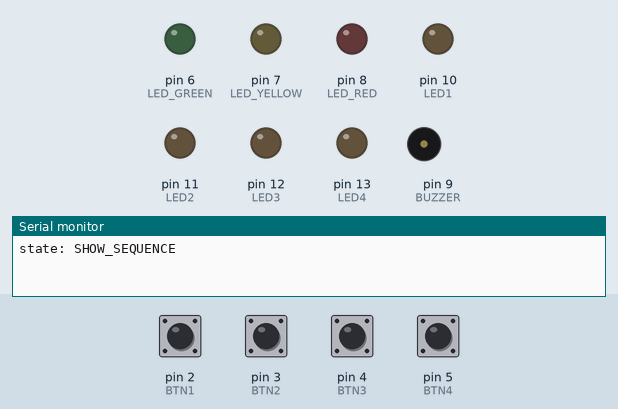
Bench run of a sketch on a simulated Arduino Uno, built with avr-gcc and run on an emulated ATmega328P. Parts: output pins drawn as LEDs (lit = HIGH), buzzer (waves = sounding), the last lines printed to the serial monitor. Dashed ring = blinking. The inputs (shaded band) are chosen by the test bench; at power-on: pin 2 (BTN1), pin 3 (BTN2), pin 4 (BTN3), pin 5 (BTN4) HIGH. Random numbers use the default seed unless the sketch sets one.

Above: at 4.3 s.
4.4 s: pin 2 (BTN1) pulled LOW for 0.15 s
At 6.7 s:
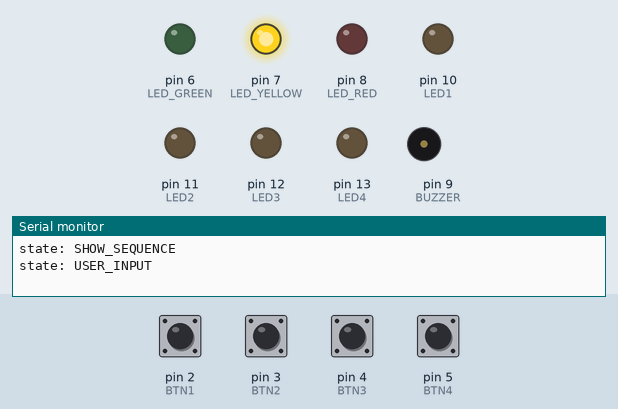
7.0 s: pin 4 (BTN3) pulled LOW for 0.15 s
At 8.25 s:
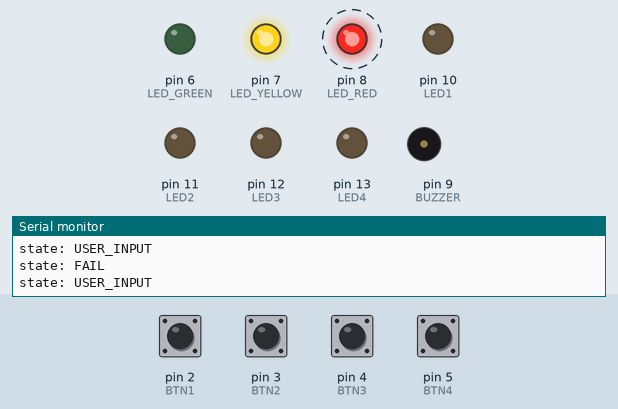
10.0 s: pin 2 (BTN1) pulled LOW for 1 s
At 10.4 s:
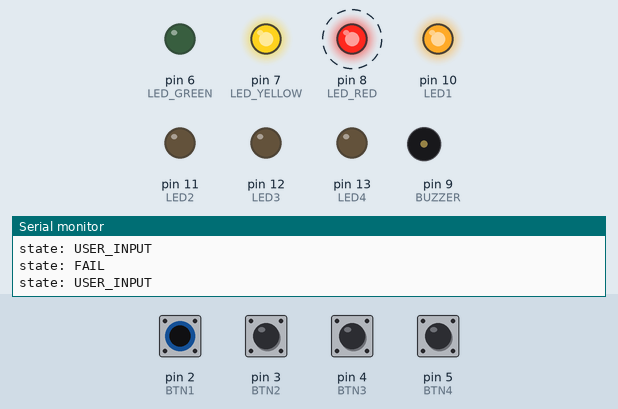
13.0 s: pin 5 (BTN4) pulled LOW for 1 s
At 13.4 s:
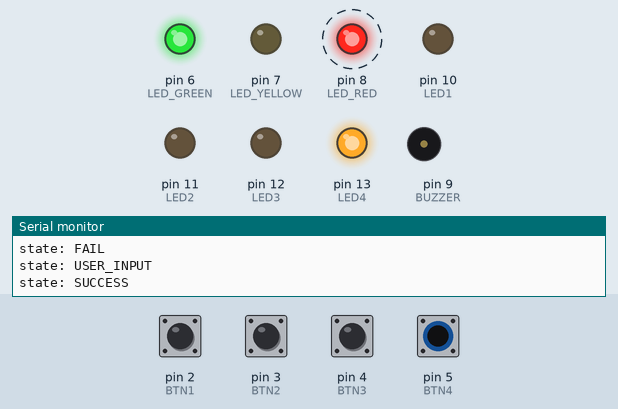
19.0 s: pin 3 (BTN2) pulsed LOW 5 times (0.12 s each, 0.3 s apart)
At 21.9 s:
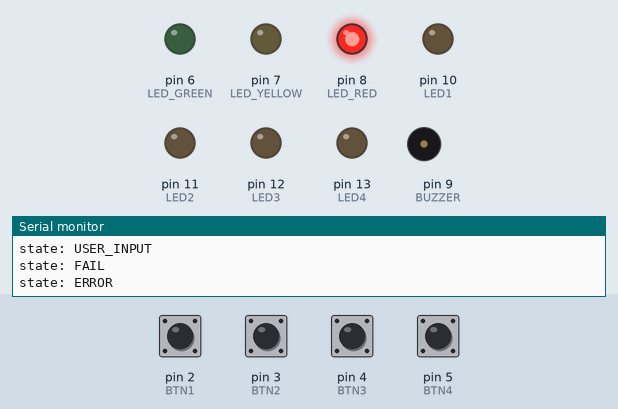
Timing chart, 0 to 23.2 s (numbered marks = the images above; inputs shaded):
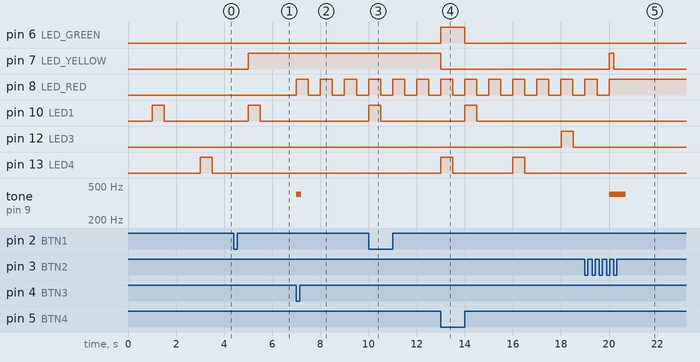

The sketch:

Ispit_SRV.ino
```cpp
#define BTN1 2
#define BTN2 3
#define BTN3 4
#define BTN4 5

#define LED1 10
#define LED2 11
#define LED3 12
#define LED4 13

#define LED_GREEN 6
#define LED_YELLOW 7
#define LED_RED 8

#define BUZZER 9

const byte ledPins[4] = { 10, 11, 12, 13 };

volatile unsigned long time = 0;
volatile unsigned long lastInterrupt = 0;

byte sequence[64];
byte seqLength = 2;

volatile byte buttonPressed = 0;

byte userIndex = 0;
byte attempts = 0;

unsigned long lastAction = 0;
unsigned long greenTime = 0;

volatile bool redBlink = false;
volatile bool redState = false;

byte showIndex = 0;
bool ledOn = false;

enum GameState {
  INIT,
  SHOW_SEQUENCE,
  USER_INPUT,
  SUCCESS,
  FAIL,
  ERROR
};

GameState state = INIT;

ISR(TIMER1_COMPA_vect) {
  time += 1;

  if (redBlink) {
    static unsigned long lastBlink = 0;

    if (time - lastBlink >= 1000 / (attempts + 1)) {
      redState = !redState;
      digitalWrite(LED_RED, redState);
      lastBlink = time;
    }
  }
}

// Dve vrste prekida zbog manjka pinova
void btn1ISR() {
  if (time - lastInterrupt < 200) return;

  buttonPressed = 1;
  lastInterrupt = time;
}
void btn2ISR() {
  if (time - lastInterrupt < 200) return;

  buttonPressed = 2;
  lastInterrupt = time;
}

ISR(PCINT2_vect) {
  if (time - lastInterrupt < 200) return;

  if (!digitalRead(BTN3)) buttonPressed = 3;
  if (!digitalRead(BTN4)) buttonPressed = 4;

  lastInterrupt = time;
}

void clearLeds() {
  for (byte i = 0; i < 4; i++)
    digitalWrite(ledPins[i], LOW);
}

void lightLed(byte num) {
  for (byte i = 0; i < 4; i++)
    digitalWrite(ledPins[i], (i == num - 1));
}

void setup() {
  pinMode(BTN1, INPUT_PULLUP);
  pinMode(BTN2, INPUT_PULLUP);
  pinMode(BTN3, INPUT_PULLUP);
  pinMode(BTN4, INPUT_PULLUP);

  pinMode(LED1, OUTPUT);
  pinMode(LED2, OUTPUT);
  pinMode(LED3, OUTPUT);
  pinMode(LED4, OUTPUT);

  pinMode(LED_GREEN, OUTPUT);
  pinMode(LED_YELLOW, OUTPUT);
  pinMode(LED_RED, OUTPUT);

  pinMode(BUZZER, OUTPUT);

  randomSeed(analogRead(A0));

  attachInterrupt(digitalPinToInterrupt(BTN1), btn1ISR, FALLING);
  attachInterrupt(digitalPinToInterrupt(BTN2), btn2ISR, FALLING);

  PCICR |= (1 << PCIE2);                      //PCIE2 -> Port D
  PCMSK2 |= (1 << PCINT20) | (1 << PCINT21);  //PCINT20 = 4, PCINT21 = 5

  //Timer
  noInterrupts();

  TCCR1A = 0;
  TCCR1B = 0;
  TCNT1 = 0;

  OCR1A = 249;

  TCCR1B |= (1 << WGM12);
  TCCR1B |= (1 << CS11) | (1 << CS10);

  TIMSK1 |= (1 << OCIE1A);

  interrupts();

  Serial.begin(9600);
}

void loop() {
  switch (state) {
    case INIT:

      for (int i = 0; i < seqLength; i++)
        sequence[i] = random(1, 5);

      userIndex = 0;
      attempts = 0;

      state = SHOW_SEQUENCE;
      Serial.println("state: SHOW_SEQUENCE");
      lastAction = time;

      break;

    case SHOW_SEQUENCE:

      if (time - lastAction > 1000) {
        lastAction = time;

        if (ledOn) {
          clearLeds();
        } else {
          lightLed(sequence[showIndex]);
          showIndex++;
        }

        ledOn = !ledOn;

        if (showIndex > seqLength) {
          showIndex = 0;
          userIndex = 0;
          ledOn = false;

          digitalWrite(LED_YELLOW, HIGH);
          state = USER_INPUT;
          Serial.println("state: USER_INPUT");
        }
      }

      break;

    case USER_INPUT:

      if (buttonPressed) {
        lightLed(buttonPressed);
        lastAction = time;
        if (buttonPressed == sequence[userIndex]) {
          userIndex++;

          if (userIndex == seqLength) {
            digitalWrite(LED_YELLOW, LOW);
            state = SUCCESS;
            Serial.println("state: SUCCESS");
            lastAction = time;
          }
        } else {
          digitalWrite(LED_YELLOW, LOW);
          state = FAIL;
          Serial.println("state: FAIL");
        }
        buttonPressed = 0;
      }
      if (time - lastAction > 500) {
        lastAction = time;
        clearLeds();
      }
      break;

    case SUCCESS:

      if (!greenTime) {
        greenTime = time;
        digitalWrite(LED_GREEN, HIGH);
      }
      else if (time - greenTime > 1000) {
        greenTime = 0;
        digitalWrite(LED_GREEN, LOW);

        sequence[seqLength] = random(1, 5);
        seqLength++;

        state = SHOW_SEQUENCE;
        Serial.println("state: SHOW_SEQUENCE");
      }

      break;

    case FAIL:
      clearLeds();
      tone(BUZZER, 400, 500);
      attempts++;

      if (attempts >= 3) {
        redBlink = false;
        digitalWrite(LED_RED, HIGH);
        state = ERROR;
        Serial.println("state: ERROR");
      } else {
        redBlink = true;

        showIndex = 0;
        userIndex = 0;
        digitalWrite(LED_YELLOW, HIGH);
        state = USER_INPUT;  // Show?
        Serial.println("state: USER_INPUT");
        tone(BUZZER, 400, 200);
      }

      break;

    case ERROR:
      //tone(BUZZER, 400, 200);

      break;
  }
  if (time - lastAction > 500) {
    //lastAction = time;
    clearLeds();
  }
}
```

Measured:
- after the input at 4.4 s, pin 10 (LED1): LOW → HIGH after 0.61 s, → LOW 0.50 s later
- after the input at 7.0 s, pin 8 (LED_RED): alternates HIGH for 0.50 s and LOW for 0.50 s, starting at once; tone on pin 9 (BUZZER): silent → 400 Hz at once, → silent 0.20 s later
- after the input at 10.0 s, pin 10 (LED1): LOW → HIGH at once, → LOW 0.50 s later
- after the input at 13.0 s, pin 6 (LED_GREEN): LOW → HIGH at once, → LOW 1.0 s later; pin 7 (LED_YELLOW): HIGH → LOW at once; pin 10 (LED1): LOW → HIGH after 1.0 s, → LOW 0.50 s later; pin 12 (LED3): LOW → HIGH after 5.0 s, → LOW 0.50 s later; pin 13 (LED4): alternates HIGH for 0.50 s and LOW for 2.5 s, starting at once
- after the input at 19.0 s, tone on pin 9 (BUZZER): silent → 400 Hz after 1.0 s, → silent 0.69 s later
